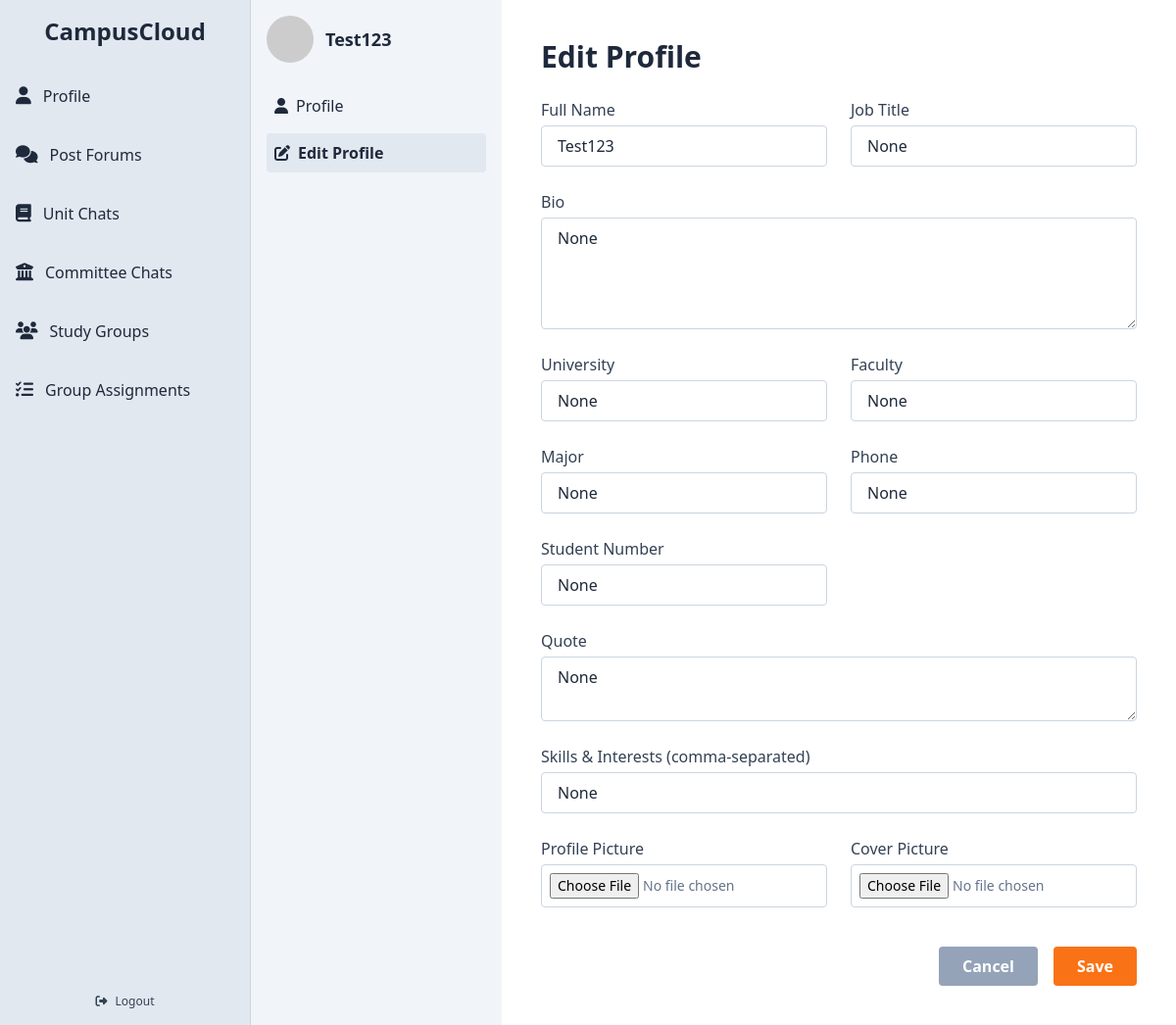
The page /edit-profile (signed in) on the database as committed earlier.
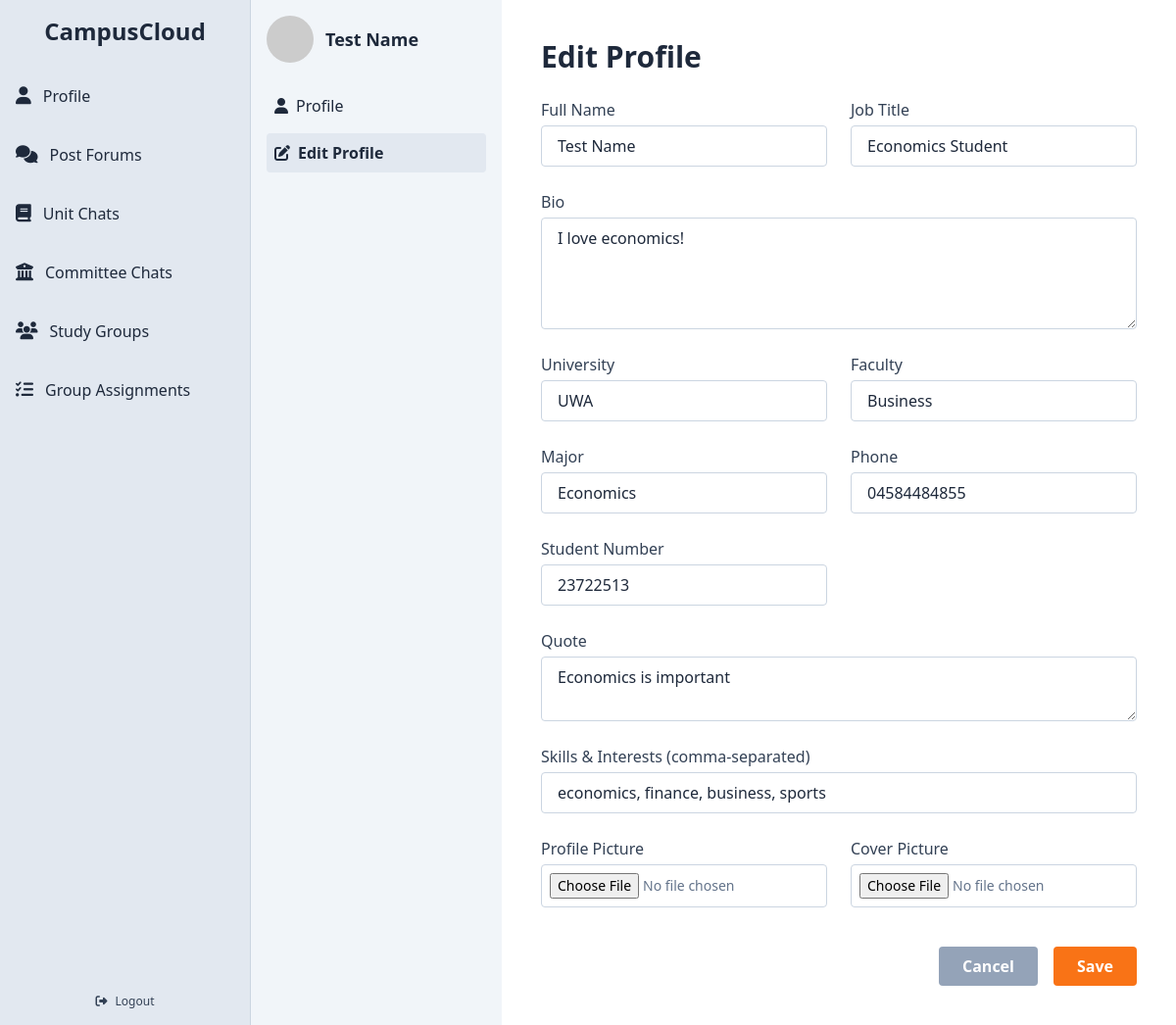
The same page on the database as committed later.
### app/models.py (models this page shows, shortened)
class User(db.Model, UserMixin):
    __tablename__ = 'users'
    id = db.Column(db.Integer, primary_key=True)
    full_name = db.Column(db.String(100), nullable=False)
    email = db.Column(db.String(120), unique=True, nullable=False)
    password_hash = db.Column(db.String(128), nullable=False)
    bio = db.Column(db.Text)
    job_title = db.Column(db.String(100))
    phone = db.Column(db.String(20))
    university = db.Column(db.String(100))
    faculty = db.Column(db.String(100))
    major = db.Column(db.String(100))
    student_number = db.Column(db.String(50))
    quote = db.Column(db.Text)
    skills = db.Column(db.Text)  # NEW: store skills as a comma-separated string
    profile_picture = db.Column(db.String(255))
    cover_picture = db.Column(db.String(255))
    created_at = db.Column(db.DateTime, default=db.func.now())
    committees = db.relationship('Committee', secondary=user_committees, backref='members', lazy='dynamic')
    posts = db.relationship('Post', backref='author', cascade='all, delete-orphan', passive_deletes=True, lazy='dynamic')
    comments = db.relationship('Comment', backref='author', cascade='all, delete-orphan', passive_deletes=True, lazy='dynamic')
    @property
    def skills_list(self):
        return [skill.strip() for skill in self.skills.split(',')] if self.skills else []

### app/routes.py (the view)
@bp.route('/edit-profile', methods=['GET'])
@login_required
def edit_profile():
    return render_template('editprofile.html', user=current_user)

### app/__init__.py (called while the page is built)
def create_app():
    app = Flask(__name__)
    app.config['SECRET_KEY'] = 'w$$a9#^b2av#m2#jQ$s*G831!!6kgY@'
    app.config['SQLALCHEMY_DATABASE_URI'] = 'sqlite:///app.db'
    db.init_app(app)
    migrate.init_app(app, db)
    login_manager.init_app(app)
    login_manager.login_view = 'routes.index'  # Redirect to this route if not logged in
    from app.models import User
    @login_manager.user_loader
    def load_user(user_id):
        return User.query.get(int(user_id))
    from app.routes import bp as routes_bp
    app.register_blueprint(routes_bp)
    return app

### app/templates/editprofile.html
{% extends "base.html" %}
{% block content %}
<div class="flex min-h-screen">
  <aside class="w-64 bg-slate-100 text-slate-800 flex flex-col p-4">
    <div class="flex items-center mb-6">
      <img src="{{ user.profile_picture or 'https://randomuser.me/api/portraits/men/44.jpg' }}"
           alt="Profile picture"
           class="w-12 h-12 rounded-full object-cover">
      <h2 class="text-lg font-bold ml-3">{{ user.full_name }}</h2>
    </div>
    <nav class="flex flex-col space-y-2">
      <a href="{{ url_for('routes.profile_landing_page') }}"
         class="flex items-center gap-2 p-2 rounded hover:bg-slate-200 transition">
        <i class="fas fa-user"></i> Profile
      </a>
      <a href="#"
         class="flex items-center gap-2 p-2 bg-slate-200 rounded font-semibold">
        <i class="fas fa-edit"></i> Edit Profile
      </a>
    </nav>
  </aside>
  <main class="flex-1 p-10 bg-white">
    <h1 class="text-3xl font-bold mb-6">Edit Profile</h1>
    <form action="{{ url_for('routes.update_profile') }}" method="POST"
          enctype="multipart/form-data"
          class="grid grid-cols-1 md:grid-cols-2 gap-6">
      <div class="flex flex-col">
        <label class="text-slate-700 font-medium mb-1">Full Name</label>
        <input type="text" name="full_name" value="{{ user.full_name }}"
               class="border border-slate-300 rounded px-4 py-2 focus:outline-none focus:ring focus:border-orange-400" required>
      </div>
      <div class="flex flex-col">
        <label class="text-slate-700 font-medium mb-1">Job Title</label>
        <input type="text" name="job_title" value="{{ user.job_title }}"
               class="border border-slate-300 rounded px-4 py-2 focus:outline-none focus:ring focus:border-orange-400">
      </div>
      <div class="md:col-span-2 flex flex-col">
        <label class="text-slate-700 font-medium mb-1">Bio</label>
        <textarea name="bio" rows="4"
                  class="border border-slate-300 rounded px-4 py-2 focus:outline-none focus:ring focus:border-orange-400">{{ user.bio }}</textarea>
      </div>
      <div class="flex flex-col">
        <label class="text-slate-700 font-medium mb-1">University</label>
        <input type="text" name="university" value="{{ user.university }}"
               class="border border-slate-300 rounded px-4 py-2 focus:outline-none focus:ring focus:border-orange-400">
      </div>
      <div class="flex flex-col">
        <label class="text-slate-700 font-medium mb-1">Faculty</label>
        <input type="text" name="faculty" value="{{ user.faculty }}"
               class="border border-slate-300 rounded px-4 py-2 focus:outline-none focus:ring focus:border-orange-400">
      </div>
      <div class="flex flex-col">
        <label class="text-slate-700 font-medium mb-1">Major</label>
        <input type="text" name="major" value="{{ user.major }}"
               class="border border-slate-300 rounded px-4 py-2 focus:outline-none focus:ring focus:border-orange-400">
      </div>
      <div class="flex flex-col">
        <label class="text-slate-700 font-medium mb-1">Phone</label>
        <input type="text" name="phone" value="{{ user.phone }}"
               class="border border-slate-300 rounded px-4 py-2 focus:outline-none focus:ring focus:border-orange-400">
      </div>
      <div class="flex flex-col">
        <label class="text-slate-700 font-medium mb-1">Student Number</label>
        <input type="text" name="student_number" value="{{ user.student_number }}"
               class="border border-slate-300 rounded px-4 py-2 focus:outline-none focus:ring focus:border-orange-400">
      </div>
      <div class="md:col-span-2 flex flex-col">
        <label class="text-slate-700 font-medium mb-1">Quote</label>
        <textarea name="quote" rows="2"
                  class="border border-slate-300 rounded px-4 py-2 focus:outline-none focus:ring focus:border-orange-400">{{ user.quote }}</textarea>
      </div>
      <div class="md:col-span-2 flex flex-col">
        <label class="text-slate-700 font-medium mb-1">Skills & Interests (comma-separated)</label>
        <input type="text" name="skills"
               value="{{ user.skills }}"
               placeholder="e.g. Python, Photography, UI/UX"
               class="border border-slate-300 rounded px-4 py-2 focus:outline-none focus:ring focus:border-orange-400">
      </div>
      <div class="flex flex-col">
        <label class="text-slate-700 font-medium mb-1">Profile Picture</label>
        <input type="file" name="profile_picture" accept="image/*"
               class="text-sm text-slate-500 border border-slate-300 rounded p-2 focus:outline-none focus:ring focus:border-orange-400">
      </div>
      <div class="flex flex-col">
        <label class="text-slate-700 font-medium mb-1">Cover Picture</label>
        <input type="file" name="cover_picture" accept="image/*"
               class="text-sm text-slate-500 border border-slate-300 rounded p-2 focus:outline-none focus:ring focus:border-orange-400">
      </div>
      <div class="md:col-span-2 flex justify-end gap-4 mt-4">
        <a href="{{ url_for('routes.profile_landing_page') }}"
           class="bg-slate-400 hover:bg-slate-500 text-white font-semibold px-6 py-2 rounded transition">Cancel</a>
        <button type="submit"
                class="bg-orange-500 hover:bg-orange-600 text-white font-semibold px-6 py-2 rounded transition">Save</button>
      </div>
    </form>
  </main>
</div>
{% endblock %}

### app/templates/base.html (shortened to what this page needs)
<!DOCTYPE html>
<html lang="en">
<head>
<script src="https://cdn.tailwindcss.com"></script>
<link rel="stylesheet" href="https://cdnjs.cloudflare.com/ajax/libs/font-awesome/6.5.0/css/all.min.css" />
</head>
<body class="bg-slate-50 text-slate-800">
<div class="flex min-h-screen overflow-hidden">
  <aside class="group flex flex-col bg-slate-200 shadow-lg transition-all duration-300 w-16 hover:w-64 overflow-hidden border-r border-slate-300">
    <h1 class="text-2xl font-semibold text-slate-800 mb-6 text-center pt-4 transition-opacity duration-300 opacity-0 group-hover:opacity-100">
      CampusCloud
    </h1>
    <nav class="flex-1 flex flex-col space-y-2 items-start">
      <a href="{{ url_for('routes.profile_landing_page') }}" class="flex items-center space-x-3 pl-4 p-3 hover:bg-indigo-100 hover:text-indigo-600 transition rounded w-full">
        <i class="fas fa-user text-lg"></i>
        <span class="whitespace-nowrap transition-opacity duration-300 opacity-0 group-hover:opacity-100">Profile</span>
      </a>
      <a href="{{ url_for('routes.post_forum') }}" class="flex items-center space-x-3 pl-4 p-3 hover:bg-indigo-100 hover:text-indigo-600 transition rounded w-full">
        <i class="fas fa-comments text-lg"></i>
        <span class="whitespace-nowrap transition-opacity duration-300 opacity-0 group-hover:opacity-100">Post Forums</span>
      </a>
      <a href="{{ url_for('routes.units_chat') }}" class="flex items-center space-x-3 pl-4 p-3 hover:bg-indigo-100 hover:text-indigo-600 transition rounded w-full">
        <i class="fas fa-book text-lg"></i>
        <span class="whitespace-nowrap transition-opacity duration-300 opacity-0 group-hover:opacity-100">Unit Chats</span>
      </a>
      <a href="{{ url_for('routes.committee_chat') }}" class="flex items-center space-x-3 pl-4 p-3 hover:bg-indigo-100 hover:text-indigo-600 transition rounded w-full">
        <i class="fas fa-university text-lg"></i>
        <span class="whitespace-nowrap transition-opacity duration-300 opacity-0 group-hover:opacity-100">Committee Chats</span>
      </a>
      <a href="{{ url_for('routes.study_groups') }}" class="flex items-center space-x-3 pl-4 p-3 hover:bg-indigo-100 hover:text-indigo-600 transition rounded w-full">
        <i class="fas fa-users text-lg"></i>
        <span class="whitespace-nowrap transition-opacity duration-300 opacity-0 group-hover:opacity-100">Study Groups</span>
      </a>
      <a href="{{ url_for('routes.group_assignments') }}" class="flex items-center space-x-3 pl-4 p-3 hover:bg-indigo-100 hover:text-indigo-600 transition rounded w-full">
        <i class="fas fa-tasks text-lg"></i>
        <span class="whitespace-nowrap transition-opacity duration-300 opacity-0 group-hover:opacity-100">Group Assignments</span>
      </a>
    </nav>
    <a href="{{ url_for('routes.logout') }}" class="mt-auto mb-4 flex items-center justify-center text-xs text-slate-700 hover:text-red-600 transition-opacity duration-300 w-full">
      <i class="fas fa-sign-out-alt mr-2"></i>
      <span class="whitespace-nowrap transition-opacity duration-300 opacity-0 group-hover:opacity-100">Logout</span>
    </a>
  </aside>
  <main class="flex-1 bg-slate-100 min-h-screen flex flex-col">
    {% block content %}
    {% endblock %}
  </main>
</div>
</body>
</html>

Rows that differ between the two databases and show on the page:
changed User: full_name "Test123" → "Test Name"; job_title "None" → "Economics Student"; bio "None" → "I love economics!"; university "None" → "UWA"; faculty "None" → "Business"; major "None" → "Economics"; phone "None" → "04584484855"; student_number "None" → "23722513"; quote "None" → "Economics is important"; skills "None" → "economics, finance, business, sports"
